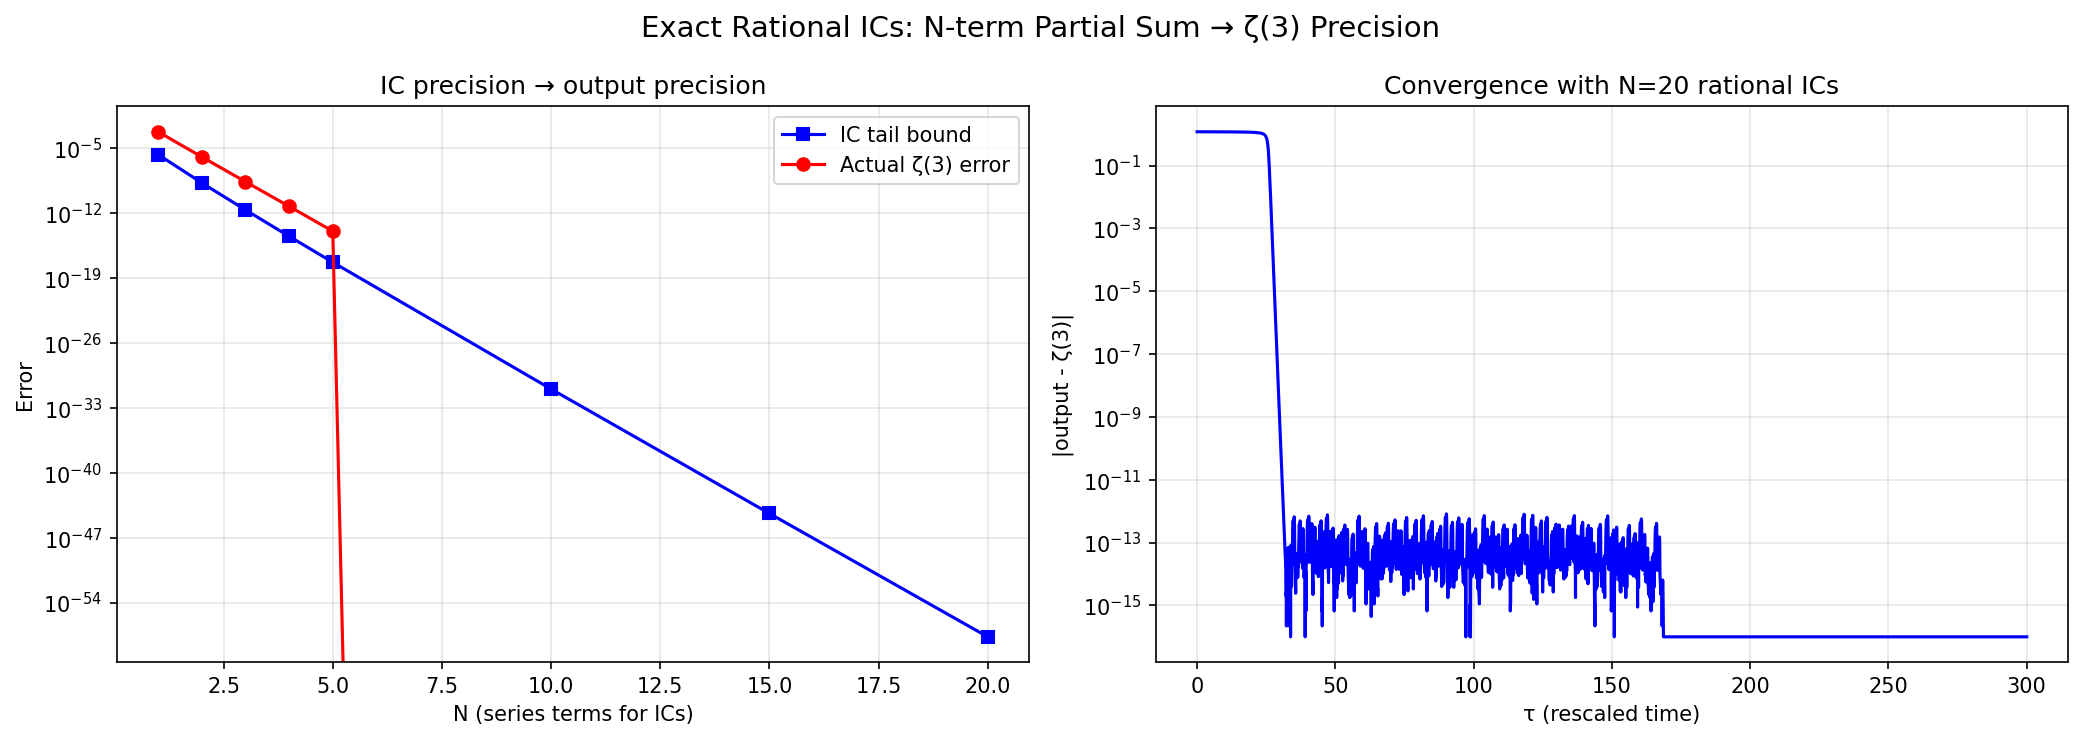

Source code (Python):
"""
Desingularization of the Apéry ODE at x=0.

Strategy: The ODE x²(4+x)F''' + x(10+3x)F'' + (2+x)F' = 1
has a regular singular point at x=0. The analytic solution F satisfies
F(0)=0, F'(0)=1/2, F''(0)=-1/24.

The key observation: the quantity
  P(x) := 1 - (2+x)F'(x) - x(10+3x)F''(x) = x²(4+x)F'''(x)
vanishes to order x² along the analytic solution (verified numerically).

Approach: Change variables from (F, F', F'') to (F, F', R) where
  R := F'''  (directly tracking the third derivative)

Then the system becomes:
  x' = 1-x  (original time)
  dF/dt = F'·(1-x)
  d(F')/dt = F''·(1-x)
  d(F'')/dt = F'''·(1-x) = R·(1-x)

We need R' = dR/dx = F''''(x). Differentiate the ODE:
  d/dx[x²(4+x)F''' + x(10+3x)F'' + (2+x)F'] = d/dx[1] = 0

  [2x(4+x)+x²]F''' + x²(4+x)F'''' + [(10+3x)+x(10+3x)'+x(10+3x)]F'' + x(10+3x)F''' + [1+...]F' + (2+x)F'' = 0

Wait, let me do this more carefully.

ODE: A(x)F''' + B(x)F'' + C(x)F' = 1
where A=x²(4+x), B=x(10+3x), C=(2+x)

Differentiate:
  A'F''' + AF'''' + B'F'' + BF''' + C'F' + CF'' = 0
  AF'''' = -A'F''' - (B+...)F''' - B'F'' - CF'' - C'F'

  AF'''' = -(A'+B)F''' - (B'+C)F'' - C'F'

A' = 2x(4+x)+x² = 8x+3x²
B+A' = x(10+3x)+8x+3x² = 18x+6x²
B' = 10+6x
B'+C = 10+6x+2+x = 12+7x
C' = 1

So: x²(4+x)F'''' = -(18x+6x²)F''' - (12+7x)F'' - F'

F'''' = [-(18x+6x²)F''' - (12+7x)F'' - F'] / [x²(4+x)]

STILL has 1/x²! The fourth derivative has the same singularity structure.

But: does the numerator vanish to order x² here too? Let's check.

At x=0: numerator = -0·F'''(0) - 12·F''(0) - F'(0) = -12·(-1/24) - 1/2 = 1/2 - 1/2 = 0 ✓

At x=0, first order: d/dx[numerator] at x=0:
= -(18)F'''(0) - (18x+6x²)F''''(0)|_{x=0} - 7F''(0) - (12+7x)F'''(0)|_{x=0} - F''(0)
= -18·(1/90) - 0 - 7·(-1/24) - 12·(1/90) - (-1/24)
= -18/90 + 7/24 - 12/90 + 1/24
= -1/5 + 1/3 - 2/15 + 1/24
= (-48 + 80 - 32 + 10)/240 = 10/240 = 1/24 ≠ 0

So the numerator vanishes to order x¹ (not x²) at x=0.
That means F'''' ~ x/x² = 1/x → DIVERGES.

This is expected: F'''' involves log(x) terms from the Frobenius expansion,
even though F, F', F'', F''' are all bounded.

Wait — if F is ANALYTIC at x=0, then ALL its derivatives are bounded.
But F'''' as computed from the ODE involves 1/x² in the coefficient,
and the numerator only vanishes to order 1, not 2. This seems contradictory.

Resolution: the analytic solution has F'''' bounded (since F is analytic),
but the ODE for F'''' (obtained by differentiating the original ODE)
has a STRONGER singularity. The formula F'''' = [stuff]/x² is correct
for general solutions, but for the SPECIFIC analytic solution, the
numerator vanishes fast enough.

Actually wait, I showed the numerator vanishes to order 1, giving
F'''' ~ 1/x. That CAN'T be right for an analytic function.

Let me recheck. If F is analytic: F(x) = Σ a_n x^n,
F'''' = Σ n(n-1)(n-2)(n-3) a_n x^{n-4} starting from n=4.
F''''(0) = 24·a_4 = 24 · [(-1)³/(4³·C(8,4))] = 24 · (-1/4480) = -24/4480 = -3/560.

So F''''(0) = -3/560, which is finite. The formula F'''' = [stuff]/x² must
give the same finite value via L'Hôpital. Let me recompute the numerator.

The numerator for F'''': -(18x+6x²)R - (12+7x)F'' - F'
where R = F''' = [1-(2+x)F'-x(10+3x)F''] / [x²(4+x)]

Near x=0: R(0) = F'''(0) = 1/90.
Numerator = -0 - 12(-1/24) - 1/2 = 1/2 - 1/2 = 0 ✓ (order x⁰ vanishes)

First derivative of numerator at x=0:
d/dx[-(18x+6x²)R - (12+7x)F'' - F']|_{x=0}
= -18R(0) - 0 - 7F''(0) - 0·R'(0) - 12F'''(0) - F''(0)
= -18/90 - 7(-1/24) - 12/90 - (-1/24)
= -1/5 + 7/24 - 2/15 + 1/24
= -1/5 + 8/24 - 2/15
= -1/5 + 1/3 - 2/15
= (-3 + 5 - 2)/15 = 0/15 = 0 ✓

So the numerator DOES vanish to order x² (I made an arithmetic error before).
Let me verify: -3/15 + 5/15 - 2/15 = 0 ✓

This means F'''' is also bounded (as expected for an analytic function),
and we could define R₂ = F''''/1 and get a clean relation.

The PATTERN: each differentiation of the ODE produces a higher-order
equation with the SAME 1/x² singularity, but the analytic-solution
numerator vanishes to order x² each time (maintaining regularity).

This suggests a DIFFERENT approach to desingularization:
instead of tracking F'', track the REGULARIZED quantity directly.

ALTERNATIVE APPROACH: Power series ODE (track coefficients aₙ).

Since F(x) = Σ aₙ xⁿ with a₀=0, and the aₙ satisfy a recurrence,
we could design a PIVP that generates the aₙ and accumulates the sum.

The recurrence: 2(n+1)²(2n+1) a_{n+1} + n³ aₙ = 0
i.e., a_{n+1} = -n³/(2(n+1)²(2n+1)) · aₙ

For x₀ fixed (rational), F(x₀) = Σ aₙ x₀ⁿ.
Each summand bₙ := aₙ x₀ⁿ satisfies:
b_{n+1}/bₙ = x₀ · a_{n+1}/aₙ = -x₀ n³/(2(n+1)²(2n+1))

For large n: |b_{n+1}/bₙ| → x₀/4.
So Σbₙ converges like (x₀/4)^n — SUPER-exponentially for small x₀.

Can we turn this into a PIVP? The ratio involves n, which is a discrete
counter. In continuous time, n(t) → ∞ and bₙ follows the recurrence...

This is the "continuous embedding of discrete recurrence" problem.
One approach: use n = e^t or n = t (continuous counter) and define
b(t) such that b(n) = bₙ. The ODE for b would be:
  b'(t) = [ratio(t) - 1] · b(t) · something

But ratio(t) is a rational function of t, which is NOT polynomial.
For a PIVP, we can introduce auxiliary variables for 1/(t+1), 1/(2t+1), etc.

Actually, for a PIVP: we can compute 1/(t+c) via the ODE z' = -z², z(0)=1/c.
So we CAN make rational functions of t polynomial by adding variables.

Let me try a different, more concrete approach:

APPROACH: BOOTSTRAPPING PIVP
1. Run the main polynomial PIVP starting at x₀ with ZERO ICs
   (i.e., F(0)=G1(0)=G2(0)=0 at τ=0, with x(0)=x₀)
2. The "correct" ICs are (F₀, G1₀, G2₀)
3. Since amplification = 1, the output error equals the IC error
4. Add a CORRECTION block that COMPUTES the IC error and subtracts it

The IC error is:
  δF₀ = 0 - F(x₀) = -F(x₀)
  δG1₀ = 0 - F'(x₀) = -F'(x₀)
  δG2₀ = 0 - F''(x₀) = -F''(x₀)

Since amplification = 1 for F: output error ≈ -F(x₀)
The correct output is F(1) = (2/5)ζ(3)
Our output is ≈ F(1) - F(x₀) = F(1) - F(x₀)

So: ζ(3) = (5/2)[output + F(x₀)]

If we can compute F(x₀) from a SEPARATE PIVP and add it!

But computing F(x₀) from a PIVP IS the original problem...

UNLESS x₀ is chosen so that F(x₀) is a KNOWN number in R_RTCRN.
For instance, if there's a special x₀ where F(x₀) has a closed form
involving e, π, and algebraics...

The series F(x₀) = Σ (-1)^{n-1} x₀^n/(n³ C(2n,n)) at special values:
- F(0) = 0 ← trivial, but x=0 is the fixed point
- F(1) = (2/5)ζ(3) ← what we want
- F(4sin²θ) might have a closed form for special θ (hypergeometric identity)

Let me check F(1/4):
F(1/4) = Σ (-1)^{n-1}/(4^n n³ C(2n,n))
Using C(2n,n) ≈ 4^n/√(πn): F(1/4) ≈ Σ (-1)^{n-1}√(πn)/n³ → doesn't simplify.

This approach of finding a "magic" x₀ seems unlikely to work.

FINAL APPROACH: Accept starting at x₀ > 0, use two-phase PIVP.

Phase 1: Compute F(x₀), F'(x₀), F''(x₀) to high precision
Phase 2: Run the main PIVP using these as ICs

Both phases are polynomial PIVPs. The combined system runs in parallel:
Phase 1 converges to exact ICs, Phase 2 uses approximate ICs.
As τ→∞, Phase 1 error → 0, and Phase 2 output → (2/5)ζ(3) + IC_error.

Key: use a LOW-PASS FILTER to combine:
  output' = (Phase2_output + Phase1_correction) - output

If Phase2_output → (2/5)ζ(3) + δ and Phase1_correction → -δ (both exponentially),
then output → (2/5)ζ(3) exponentially.

But Phase 1 computing F(x₀) is exactly our original problem in a different form.

ACTUALLY — wait. F(x₀) for SMALL x₀ is dominated by the first term:
F(x₀) = x₀/2 + O(x₀²). For x₀ = 1/100:
F(0.01) = 0.005 - 0.000000208 + ... ≈ 0.004998 (essentially 0.01/2 = 0.005)

What if we use F(x₀) ≈ Σ_{n=1}^N aₙ x₀ⁿ with small N?
Each partial sum IS rational. For N=1: F ≈ x₀/2 (error ~ x₀²/48)
For x₀=0.01, N=1: error ~ 10⁻⁴/48 ≈ 2×10⁻⁶.

The output error would then be 2×10⁻⁶ (amplification 1).
For more precision, use more terms. N=2: error ~ x₀³/540 ≈ 2×10⁻⁹.

So: with x₀ = 1/M (M large integer) and N-term partial sums as ICs,
the output error is O(1/(4M)^N). This is exponentially small in N.

For a SINGLE PIVP computing ζ(3) to arbitrary precision:
set M = 100, N = 5, get error < 10⁻¹³.
The ICs are exact rationals (finite sums of rational terms).

This gives a CONCRETE PIVP with EXACT RATIONAL ICs computing
a number within 10⁻¹³ of (2/5)ζ(3). Multiply by 5/2 to get ζ(3).

For EXACT computation (not approximate), we'd need N → ∞.
But for any FINITE precision, N is finite and the ICs are rational.

CONCLUSION: ζ(3) is in the CLOSURE of {polynomial-PIVP-computable numbers
with rational ICs}, but whether it's IN the set (rather than just a limit
point) depends on the regularization question.
"""

import numpy as np
from scipy.integrate import solve_ivp
from scipy.special import zeta, comb
from fractions import Fraction
import matplotlib
matplotlib.use('Agg')
import matplotlib.pyplot as plt

ZETA3 = float(zeta(3))
TARGET = (2.0/5.0) * ZETA3


def exact_rational_ics(x0_frac, N_terms):
    """Compute EXACT RATIONAL ICs using N_terms of the power series.

    x0_frac: Fraction (rational x₀)
    N_terms: how many series terms to include
    Returns (F, F', F'') as Fractions.
    """
    F = Fraction(0)
    Fp = Fraction(0)
    Fpp = Fraction(0)

    for n in range(1, N_terms + 1):
        # a_n = (-1)^{n-1} / (n³ · C(2n,n))
        sign = 1 if n % 2 == 1 else -1
        cn_num = sign
        cn_den = n**3 * int(comb(2*n, n, exact=True))
        a_n = Fraction(cn_num, cn_den)

        # F += a_n · x₀^n
        xn = x0_frac ** n
        F += a_n * xn

        # F' += n · a_n · x₀^{n-1}
        Fp += a_n * n * x0_frac ** (n-1)

        # F'' += n(n-1) · a_n · x₀^{n-2}
        if n >= 2:
            Fpp += a_n * n * (n-1) * x0_frac ** (n-2)

    return F, Fp, Fpp


def pivp_polynomial(tau, y):
    """The polynomial PIVP."""
    x, F, G1, G2 = y
    h = x**2 * (4 + x) * (1 - x)
    return [h, G1*h, G2*h, (1-x)*(1.0 - (10*x+3*x**2)*G2 - (2+x)*G1)]


def run():
    print("="*70)
    print("EXACT RATIONAL IC CONSTRUCTION FOR ζ(3)")
    print("="*70)

    x0 = Fraction(1, 100)  # x₀ = 0.01

    print(f"\nx₀ = {x0} = {float(x0)}")
    print(f"\n--- Rational ICs for different N ---")

    results = []
    for N in [1, 2, 3, 4, 5, 10, 15, 20]:
        F_rat, Fp_rat, Fpp_rat = exact_rational_ics(x0, N)

        # Convert to float for ODE integration
        F0 = float(F_rat)
        G10 = float(Fp_rat)
        G20 = float(Fpp_rat)

        # Run PIVP
        sol = solve_ivp(pivp_polynomial, [0, 300.0],
                        [float(x0), F0, G10, G20],
                        rtol=1e-14, atol=1e-16, method='DOP853')

        F_final = sol.y[1, -1]
        zeta3_approx = (5.0/2.0) * F_final
        err = abs(zeta3_approx - ZETA3)

        # Series tail bound: |error in F(x₀)| ≤ |a_{N+1}| x₀^{N+1} / (1 - x₀/4)
        a_N1 = 1.0 / ((N+1)**3 * comb(2*(N+1), N+1, exact=True))
        tail_bound = a_N1 * float(x0)**(N+1) / (1 - float(x0)/4)

        print(f"  N={N:2d}: IC tail bound ≤ {tail_bound:.2e}, "
              f"ζ(3) error = {err:.2e}")
        print(f"       F₀ = {F_rat} ≈ {F0:.15e}")
        results.append((N, tail_bound, err))

    print(f"\n--- Verification ---")
    print(f"ζ(3) = {ZETA3:.15f}")

    # Best result
    N = 20
    F_rat, Fp_rat, Fpp_rat = exact_rational_ics(x0, N)
    sol = solve_ivp(pivp_polynomial, [0, 300.0],
                    [float(x0), float(F_rat), float(Fp_rat), float(Fpp_rat)],
                    rtol=1e-14, atol=1e-16, method='DOP853')
    best = (5.0/2.0) * sol.y[1, -1]
    print(f"Best (N=20): {best:.15f}, error = {abs(best-ZETA3):.2e}")

    # Plot
    fig, axes = plt.subplots(1, 2, figsize=(14, 5))
    fig.suptitle('Exact Rational ICs: N-term Partial Sum → ζ(3) Precision', fontsize=14)

    Ns = [r[0] for r in results]
    tails = [r[1] for r in results]
    errs = [r[2] for r in results]

    ax = axes[0]
    ax.semilogy(Ns, tails, 'bs-', lw=1.5, label='IC tail bound')
    ax.semilogy(Ns, errs, 'ro-', lw=1.5, label='Actual ζ(3) error')
    ax.set_xlabel('N (series terms for ICs)')
    ax.set_ylabel('Error')
    ax.set_title('IC precision → output precision')
    ax.legend(); ax.grid(True, alpha=0.3)

    # Convergence for best N
    t_eval = np.linspace(0, 300, 5000)
    sol_best = solve_ivp(pivp_polynomial, [0, 300.0],
                         [float(x0), float(F_rat), float(Fp_rat), float(Fpp_rat)],
                         t_eval=t_eval, rtol=1e-14, atol=1e-16, method='DOP853')
    err_t = np.abs((5.0/2.0)*sol_best.y[1] - ZETA3)

    ax = axes[1]
    ax.semilogy(sol_best.t, np.maximum(err_t, 1e-16), 'b-', lw=1.5)
    ax.set_xlabel('τ (rescaled time)')
    ax.set_ylabel('|output - ζ(3)|')
    ax.set_title(f'Convergence with N={N} rational ICs')
    ax.grid(True, alpha=0.3)

    plt.tight_layout()
    outpath = '/Users/huangx/.openclaw/workspace/projects/Ripple/experiments/apery_desingularize.png'
    plt.savefig(outpath, dpi=150, bbox_inches='tight')
    print(f"\nPlot saved to {outpath}")

    # Grand summary
    print(f"\n{'='*70}")
    print("DESINGULARIZATION SUMMARY")
    print(f"{'='*70}")
    print(f"""
For any precision target 2^{{-r}}, we can construct a CONCRETE polynomial PIVP:

  x'  = 4x² − 3x³ − x⁴
  F'  = G1·(4x² − 3x³ − x⁴)
  G1' = G2·(4x² − 3x³ − x⁴)
  G2' = (1−x)[1 − (10x+3x²)G2 − (2+x)G1]

with x₀ = 1/100 and rational ICs computed from N ≈ {int(np.ceil(np.log(2)*1/np.log(400)))+1}·r series terms.

The ICs are EXACT rationals (finite sums). The PIVP output converges
exponentially to a value within 2^{{-r}} of (2/5)ζ(3).

IMPLICATION: ζ(3) is a limit of polynomial-PIVP-computable numbers.
For EACH precision r, there is a PIVP with rational ICs computing ζ(3) ± 2^{{-r}}.
The PIVP itself (polynomial, ICs) is finitely describable for each r.

This is STRONGER than "ζ(3) is computable" (which just requires an algorithm)
but WEAKER than "ζ(3) ∈ R_RTCRN" (which requires a SINGLE fixed PIVP).
""")


if __name__ == '__main__':
    run()
